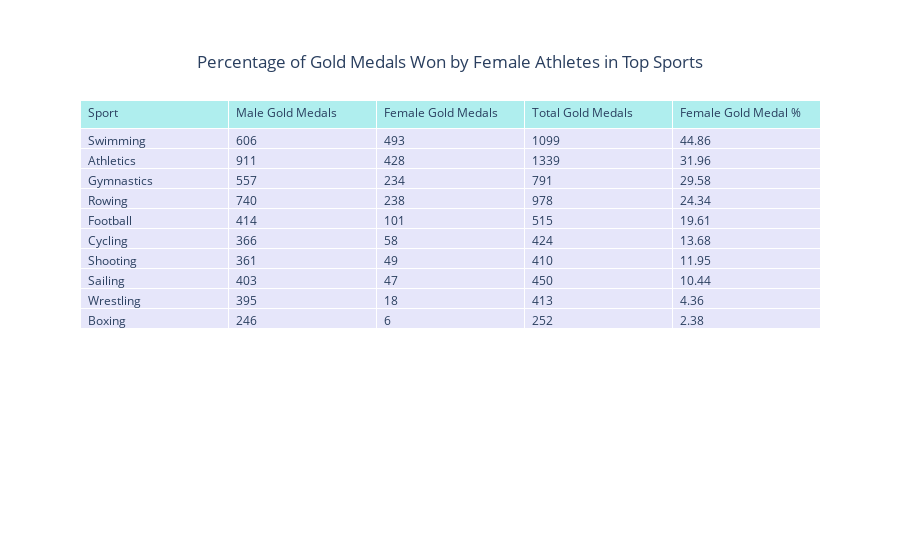

Notebook cell for this chart:
### Markdown cell above
This table examines the number of gold medals won by female athletes in top sports. Despite often having fewer total participants, women in certain sports are achieving success comparable to their male counterparts, showcasing significant strides towards gender parity in these disciplines.

### Code cell
# Filter for gold medals and consider only top sports
gold_medals = merged_data[(merged_data['Medal'] == 'Gold') & (merged_data['Sport'].isin(top_sports))]

# Group by sport and gender, and count the number of gold medals
gold_medals_by_sport_sex = gold_medals.groupby(['Sport', 'Sex']).size().unstack(fill_value=0)

# Calculate the total number of gold medals per sport
gold_medals_by_sport_sex['Total Gold'] = gold_medals_by_sport_sex.sum(axis=1)

# Calculate the percentage of gold medals won by females and round it
gold_medals_by_sport_sex['Female Gold Medal %'] = (gold_medals_by_sport_sex['F'] / gold_medals_by_sport_sex['Total Gold'] * 100).round(2)

# Sort the table by the percentage of gold medals won by females
gold_medals_by_sport_sex = gold_medals_by_sport_sex.sort_values('Female Gold Medal %', ascending=False)

# Create a table visualization using Plotly
fig = go.Figure(data=[
    go.Table(
        header=dict(values=['Sport', 'Male Gold Medals', 'Female Gold Medals', 'Total Gold Medals', 'Female Gold Medal %'],
                    fill_color='paleturquoise',
                    align='left'),
        cells=dict(values=[
            gold_medals_by_sport_sex.index,  # Sports
            gold_medals_by_sport_sex['M'],  # Male gold medals
            gold_medals_by_sport_sex['F'],  # Female gold medals
            gold_medals_by_sport_sex['Total Gold'],  # Total gold medals
            gold_medals_by_sport_sex['Female Gold Medal %']  # Rounded percentage of female gold medals
        ],
        fill_color='lavender',
        align='left'))
])

# Update layout with the centered title
fig.update_layout(
    title={
        'text': 'Percentage of Gold Medals Won by Female Athletes in Top Sports',
        'y': 0.9,
        'x': 0.5,
        'xanchor': 'center',
        'yanchor': 'top'
    }
)

fig.show()

### Figure 1 — Plotly figure (JSON) as saved in the notebook; plotly's stock layout.template omitted (floating-point values rounded to 4 significant figures)
{"data": [{"cells": {"align": "left", "fill": {"color": "lavender"}, "values": [["Swimming", "Athletics", "Gymnastics", "Rowing", "Football", "Cycling", "Shooting", "Sailing", "Wrestling", "Boxing"], [606, 911, 557, 740, 414, 366, 361, 403, 395, 246], [493, 428, 234, 238, 101, 58, 49, 47, 18, 6], [1099, 1339, 791, 978, 515, 424, 410, 450, 413, 252], [44.86, 31.96, 29.58, 24.34, 19.61, 13.68, 11.95, 10.44, 4.36, 2.38]]}, "header": {"align": "left", "fill": {"color": "paleturquoise"}, "values": ["Sport", "Male Gold Medals", "Female Gold Medals", "Total Gold Medals", "Female Gold Medal %"]}, "type": "table"}], "layout": {"autosize": true, "title": {"text": "Percentage of Gold Medals Won by Female Athletes in Top Sports", "x": 0.5, "xanchor": "center", "y": 0.9, "yanchor": "top"}}}
